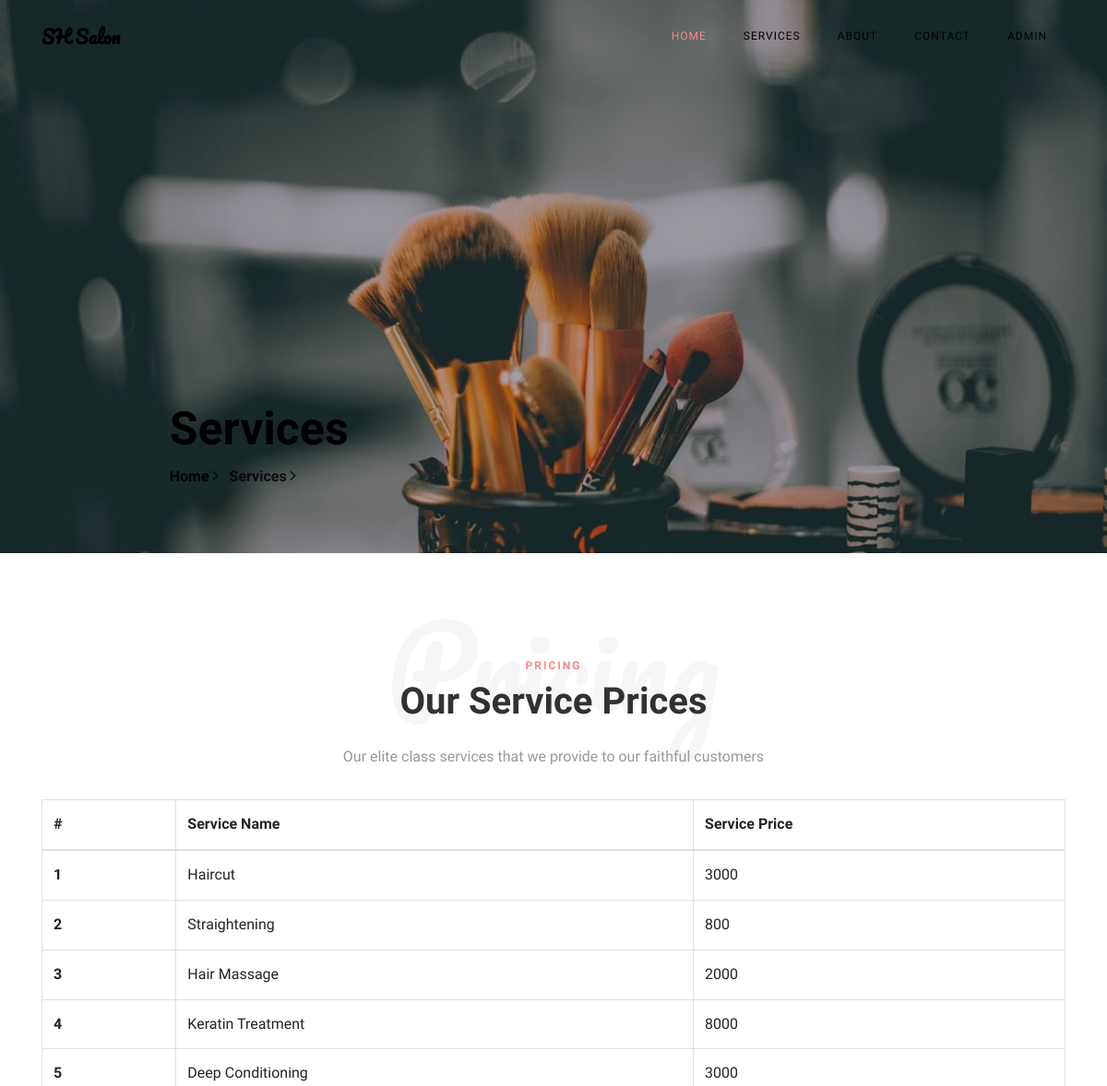
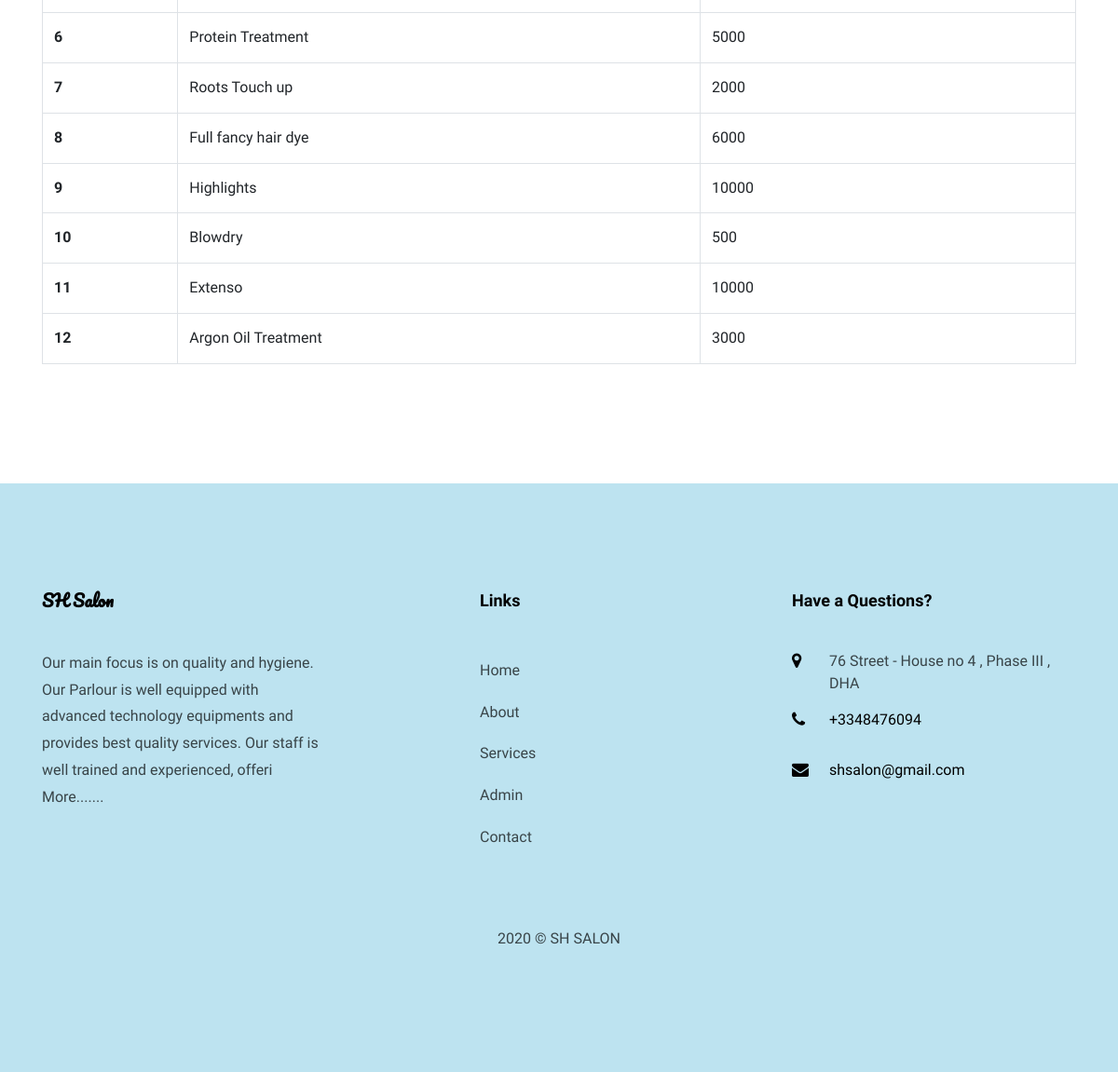
Screenshot of /hsms/services.php with the database file from the repository (2 pictures, top to bottom).
### tables this page shows
CREATE TABLE `tblservices` (
  `ID` int(10) NOT NULL,
  `ServiceName` varchar(200) DEFAULT NULL,
  `Cost` int(10) DEFAULT NULL,
  `CreationDate` timestamp NULL DEFAULT CURRENT_TIMESTAMP
);

CREATE TABLE `tblpage` (
  `ID` int(10) NOT NULL,
  `PageType` varchar(200) DEFAULT NULL,
  `PageTitle` mediumtext,
  `PageDescription` mediumtext,
  `Email` varchar(200) DEFAULT NULL,
  `MobileNumber` bigint(10) DEFAULT NULL,
  `UpdationDate` date DEFAULT NULL,
  `Timing` varchar(200) NOT NULL
);

### hsms/services.php (the view, shortened to what this page needs)
<?php
include('includes/dbconnection.php');
  ?>
<!DOCTYPE html>
<html lang="en">
  <head>
    <link rel="stylesheet" href="css/open-iconic-bootstrap.min.css">
    <link rel="stylesheet" href="css/animate.css">
    <link rel="stylesheet" href="css/owl.carousel.min.css">
    <link rel="stylesheet" href="css/owl.theme.default.min.css">
    <link rel="stylesheet" href="css/magnific-popup.css">
    <link rel="stylesheet" href="css/aos.css">
    <link rel="stylesheet" href="css/ionicons.min.css">
    <link rel="stylesheet" href="css/bootstrap-datepicker.css">
    <link rel="stylesheet" href="css/jquery.timepicker.css">
    <link rel="stylesheet" href="css/flaticon.css">
    <link rel="stylesheet" href="css/icomoon.css">
    <link rel="stylesheet" href="css/style.css">
  </head>
  <body>
	  <?php include_once('includes/header.php');?>
    <section class="hero-wrap hero-wrap-2" style="background-image: url('images/services1.jpeg');" data-stellar-background-ratio="0.5">
      <div class="overlay"></div>
      <div class="container">
        <div class="row no-gutters slider-text js-fullheight align-items-end justify-content-center">
          <div class="col-md-9 ftco-animate pb-5">
            <h2 class="mb-0 bread">Services</h2>
            <p class="breadcrumbs"><span class="mr-2"><a href="index.php">Home <i class="ion-ios-arrow-forward"></i></a></span> <span>Services <i class="ion-ios-arrow-forward"></i></span></p>
          </div>
        </div>
      </div>
    </section>
    <section class="ftco-section ftco-pricing">
			<div class="container">
				<div class="row justify-content-center pb-3">
          <div class="col-md-10 heading-section text-center ftco-animate">
          	<h1 class="big">Pricing</h1>
          	<span class="subheading">Pricing</span>
            <h2 class="mb-4">Our Service Prices</h2>
            <p>Our elite class services that we provide to our faithful customers</p>
          </div>
        </div>
            <table class="table table-bordered"> <thead> <tr> <th>#</th> <th>Service Name</th> <th>Service Price</th> </tr> </thead> <tbody>
<?php
$ret=mysqli_query($con,"select *from  tblservices");
$cnt=1;
while ($row=mysqli_fetch_array($ret)) {
?>
             <tr> <th scope="row"><?php echo $cnt;?></th> <td><?php  echo $row['ServiceName'];?></td> <td><?php  echo $row['Cost'];?></td> </tr>   <?php
$cnt=$cnt+1;
}?></tbody> </table>
			</div>
		</section>
    <?php include_once('includes/footer.php');?>
  </body>
</html>

### hsms/includes/footer.php (shortened to what this page needs)
 <?php
include('includes/dbconnection.php');
?>
 <footer class="ftco-footer ftco-section">
      <div class="container">
        <div class="row mb-5">
          <div class="col-md">
            <div class="ftco-footer-widget mb-4">
              <h2 class="ftco-heading-2 logo">SH Salon</h2>
              <?php
$ret=mysqli_query($con,"select * from tblpage where PageType='aboutus' ");
while ($row=mysqli_fetch_array($ret)) {
?>
              <p><?php  echo substr($row['PageDescription'],0,200);?> <a href="about.php">More.......</a></p><?php } ?>
            </div>
          </div>
          <div class="col-md" style="padding-left: 150px">
             <div class="ftco-footer-widget mb-4">
              <h2 class="ftco-heading-2">Links</h2>
              <ul class="list-unstyled">
                <li><a href="index.php" class="py-2 d-block">Home</a></li>
                <li><a href="about.php" class="py-2 d-block">About</a></li>
                <li><a href="services.php" class="py-2 d-block">Services</a></li>
                <li><a href="admin/index.php" class="py-2 d-block">Admin</a></li>
                <li><a href="contact.php" class="py-2 d-block">Contact</a></li>
              </ul>
            </div>
          </div>
          <div class="col-md">
            <div class="ftco-footer-widget mb-4">
            	<h2 class="ftco-heading-2">Have a Questions?</h2>
            	<div class="block-23 mb-3">
                <?php
$ret=mysqli_query($con,"select * from tblpage where PageType='contactus' ");
while ($row=mysqli_fetch_array($ret)) {
?>
	              <ul>
	                <li><span class="icon icon-map-marker"></span><span class="text"><?php  echo $row['PageDescription'];?></span></li>
	                <li><a href="#"><span class="icon icon-phone"></span><span class="text">+<?php  echo $row['MobileNumber'];?></span></a></li>
	                <li><a href="#"><span class="icon icon-envelope"></span><span class="text"><?php  echo $row['Email'];?></span></a></li>
	              </ul>
	            </div>
               <?php } ?>
            </div>
          </div>
        </div>
        <div class="row">
          <div class="col-md-12 text-center">
            <p>
  2020 &copy; SH SALON  </p>
          </div>
        </div>
      </div>
    </footer>

### hsms/css/icomoon.css (style rules this page uses)
[class^="icon-"], [class*=" icon-"] { font-family: 'icomoon' !important; speak: none; font-style: normal; font-weight: normal; font-variant: normal; text-transform: none; line-height: 1; -webkit-font-smoothing: antialiased; -moz-osx-font-smoothing: grayscale; }
.icon-map-marker:before { content: "\f041"; }
.icon-phone:before { content: "\f095"; }
.icon-envelope:before { content: "\f0e0"; }

### rows the page displays
tblservices: ServiceName "Haircut", Cost "3000"
tblservices: ServiceName "Straightening", Cost "800"
tblservices: ServiceName "Hair Massage", Cost "2000"
tblservices: ServiceName "Keratin Treatment", Cost "8000"
tblservices: ServiceName "Deep Conditioning", Cost "3000"
tblservices: ServiceName "Protein Treatment", Cost "5000"
tblservices: ServiceName "Roots Touch up", Cost "2000"
tblservices: ServiceName "Full fancy hair dye", Cost "6000"
tblservices: ServiceName "Highlights", Cost "10000"
tblservices: ServiceName "Blowdry", Cost "500"
tblservices: ServiceName "Extenso", Cost "10000"
tblservices: ServiceName "Argon Oil Treatment", Cost "3000"
tblpage: PageDescription "Our main focus is on quality and hygiene. Our Parlour is well equipped with advanced technology equipments and provides best quality services. Our staff is well trained and experienced, offeri"
tblpage: PageDescription "76 Street - House no 4 , Phase III , DHA", MobileNumber "3348476094", Email "shsalon@gmail.com"
